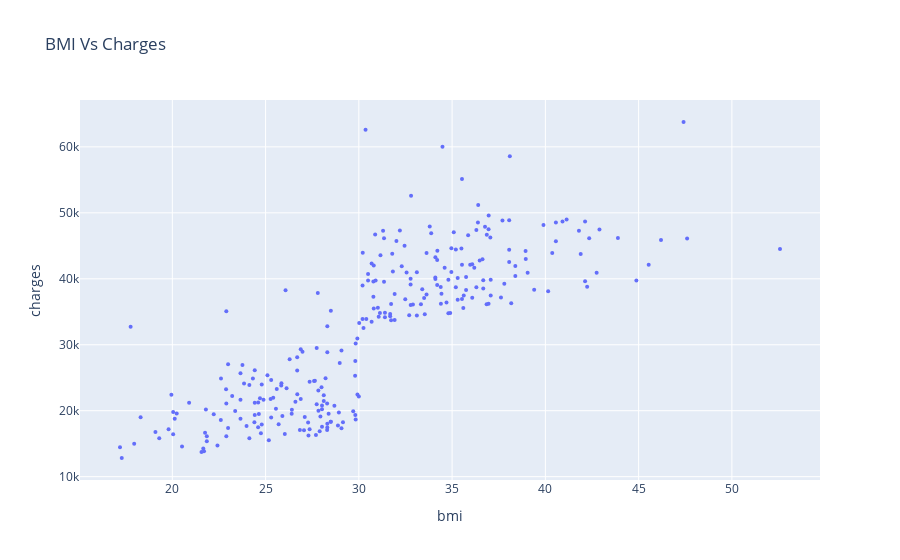

Notebook cell for this chart:
### Code cell
fig = px.scatter(smoker_df,x='bmi',y='charges',title='BMI Vs Charges')
fig.update_traces(marker_size=4)
fig.show()

### Figure 1 — Plotly figure (JSON) as saved in the notebook; plotly's stock layout.template omitted (floating-point values rounded to 4 significant figures; data arrays with more than 128 entries replaced by an {"elided": "..."} marker saying what was removed)
{"data": [{"hovertemplate": "bmi=%{x}<br>charges=%{y}<extra></extra>", "legendgroup": "", "marker": {"color": "#636efa", "size": 4, "symbol": "circle"}, "mode": "markers", "name": "", "orientation": "v", "showlegend": false, "type": "scatter", "x": {"elided": "274 float values"}, "xaxis": "x", "y": {"elided": "274 float values"}, "yaxis": "y"}], "layout": {"legend": {"tracegroupgap": 0}, "title": {"text": "BMI Vs Charges"}, "xaxis": {"anchor": "y", "domain": [0, 1], "title": {"text": "bmi"}}, "yaxis": {"anchor": "x", "domain": [0, 1], "title": {"text": "charges"}}}}
